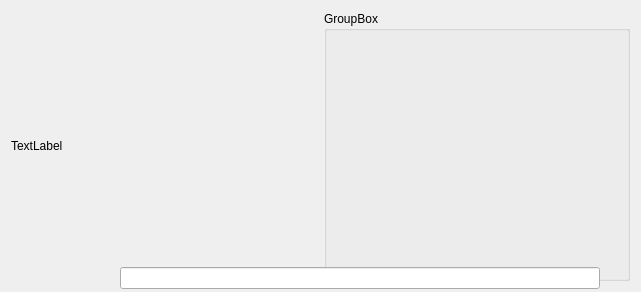
<ui version="4.0" >
 <class>prefs_projectmain</class>
 <widget class="QWidget" name="prefs_projectmain" >
  <property name="geometry" >
   <rect>
    <x>0</x>
    <y>0</y>
    <width>641</width>
    <height>292</height>
   </rect>
  </property>
  <layout class="QGridLayout" >
   <item row="0" column="0" >
    <widget class="QLabel" name="label" >
     <property name="text" >
      <string>TextLabel</string>
     </property>
    </widget>
   </item>
   <item row="0" column="1" >
    <widget class="KEditListBox" name="kcfg_WebQueryScripts" >
     <property name="title" >
      <string>GroupBox</string>
     </property>
    </widget>
   </item>
  </layout>
  <widget class="RelPathSaver" name="_GlossaryTbx" >
   <property name="geometry" >
    <rect>
     <x>120</x>
     <y>267</y>
     <width>480</width>
     <height>22</height>
    </rect>
   </property>
  </widget>
 </widget>
 <layoutdefault spacing="6" margin="11" />
 <customwidgets>
  <customwidget>
   <class>RelPathSaver</class>
   <extends>QLineEdit</extends>
   <header>relpathsaver.h</header>
  </customwidget>
  <customwidget>
   <class>KEditListBox</class>
   <extends>QGroupBox</extends>
   <header location="global" >keditlistbox.h</header>
   <container>1</container>
  </customwidget>
 </customwidgets>
 <resources/>
 <connections/>
</ui>
